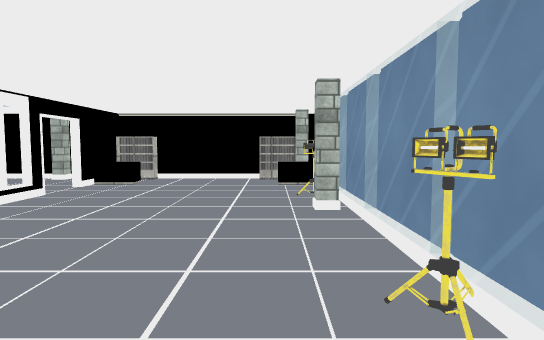
view 1 (above)

20 first-person views from a walk through a scene from a Unity 3-D project. The camera is 1.5 m above the floor, tilts 4° down and sees 75° across. The floor is counted in squares, 1 m on a side. Each view is taken from the middle of a square. On the plan, view 1 faces up. The plan holds only what a view shows up to about 16 squares ahead; the rest is blank. Some surface patterns are stand-ins.

view 2
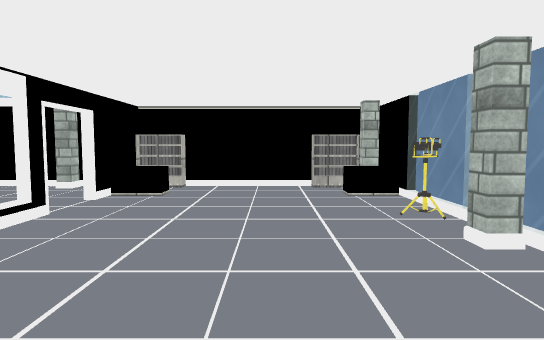

view 3
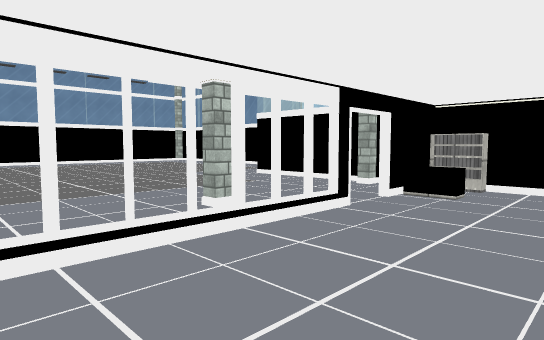

view 4
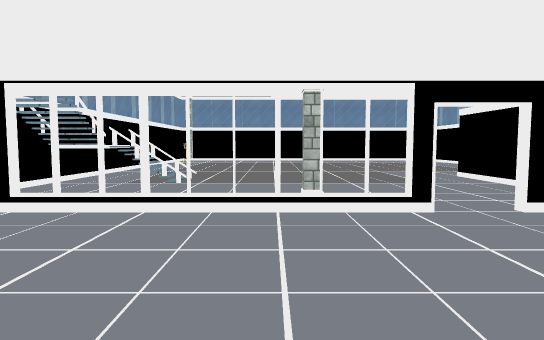

view 5
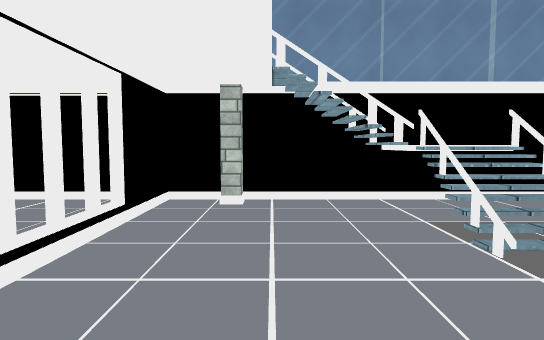

view 6
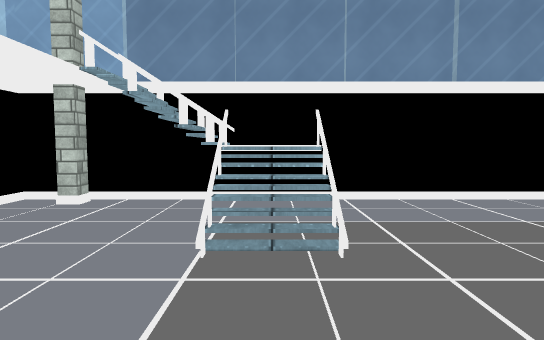

view 7
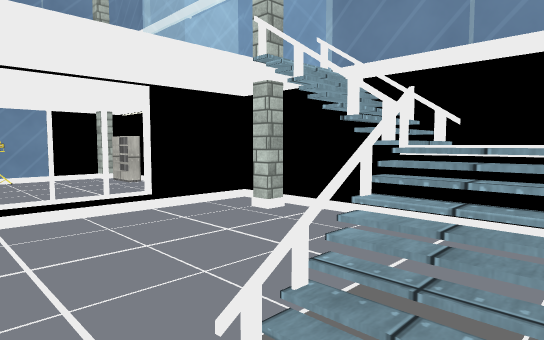

view 8
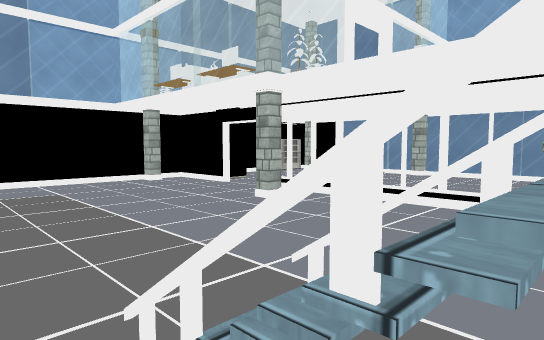

view 9
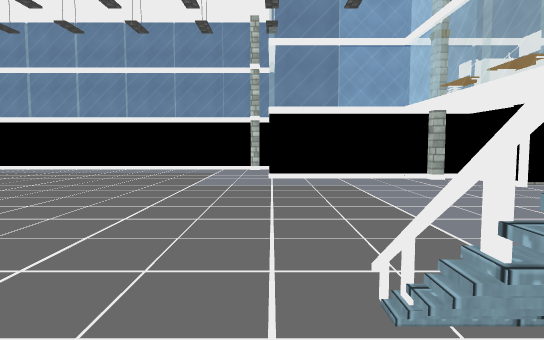

view 10
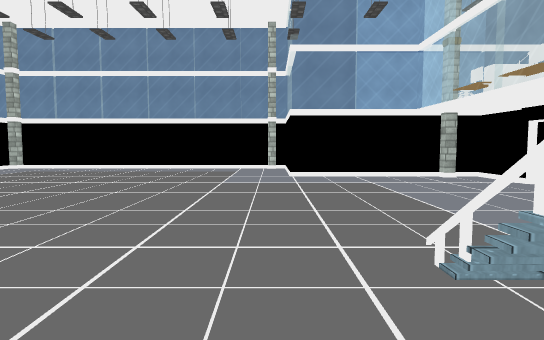

view 11
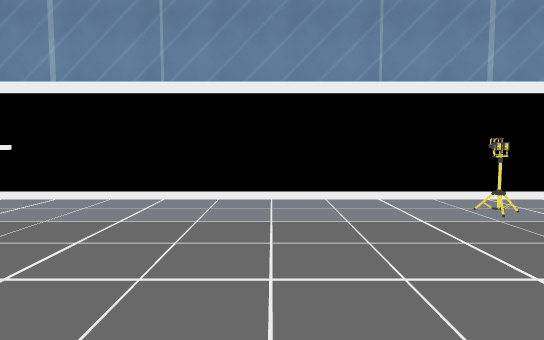

view 12
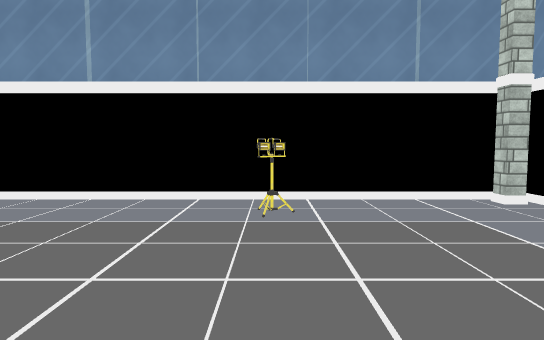

view 13
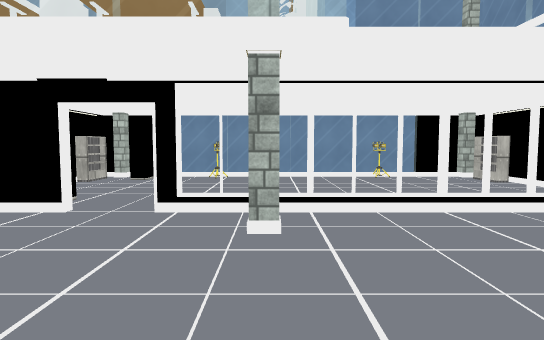

view 14
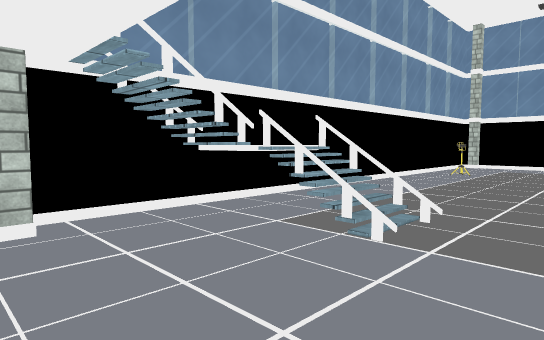

view 15
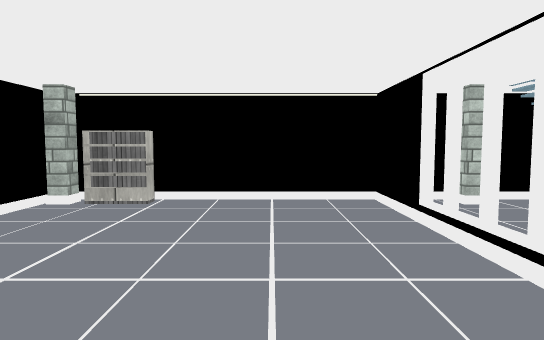

view 16
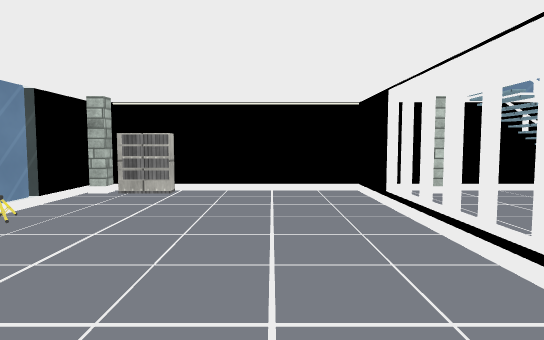

view 17
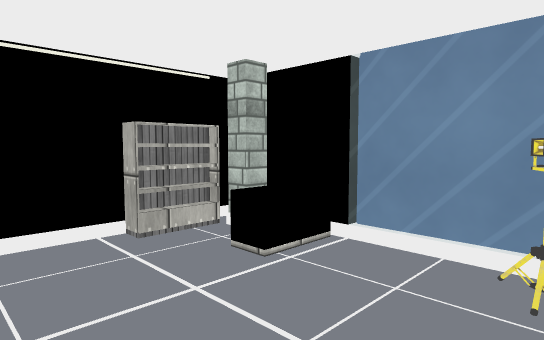

view 18
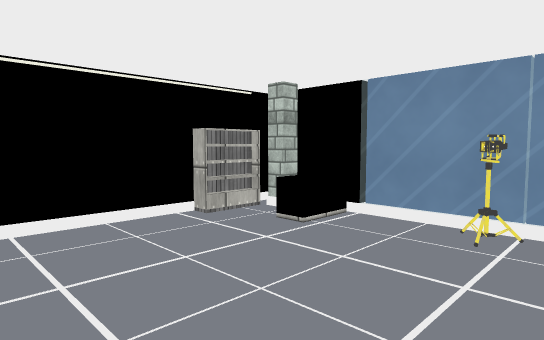

view 19
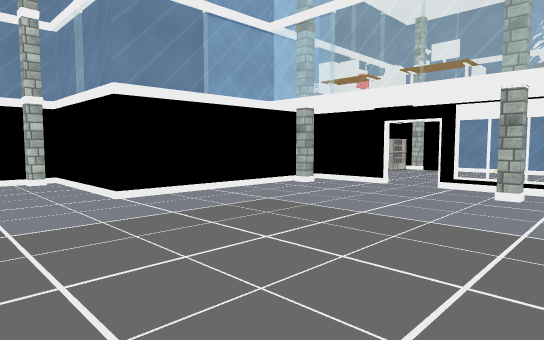

view 20
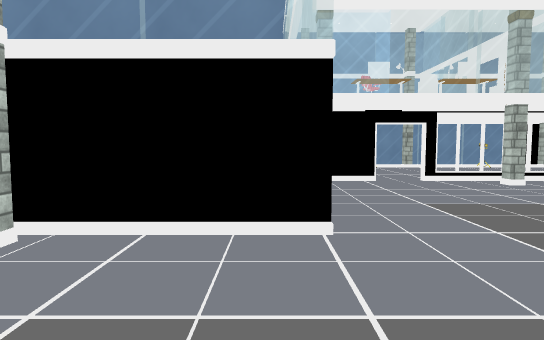

### Floor plan
Key: @ floor where view 1 was taken; # wall or solid block; x gap in a wall; . main floor; : floor 0.5 m higher than the main floor; + floor 1.5 m higher than the main floor; / step, stairs or slope; = window, fence, low wall or low ledge; v drop or lower ground; S shelf; P pillar; O other object.
Columns run from 34 left of view 1 to 2 right of it. Each row starts with its distance up from view 1.
 22                 ###
 21                  P#
 20                   #
 19                   #
 18                   #
 17             .     #
 16                   ####OO####S#####S##
 15                          P #       P#
 14                            #OO    OO#
 13                            #        =
 12                                     =
 11                                    .=
 10                            x  ..   #=
  9                            : .      =
  8        .    .      ..   .  :  .    P=
  7                            :       .=
  6               .           .:        =
  5                    .       :        =
  4                            :        =
  3                    =/=     :    .   =
  2                    v//     :        =
  1                   .v/=     x        #
  0                   .  +=    #      @ #
 -1 #P               .   +   P #     SSP#
 -2 #####################################

Positions as (right, up) in squares from view 1, and headings:
1: (0, 0), facing up
2: (-2, 3), facing up
3: (-2, 3), facing up-left
4: (1, 7), facing left
5: (-10, 8), facing down
6: (-14, 8), facing down
7: (-15, 5), facing down-right
8: (-16, 1), facing up-right
9: (-16, 0), facing up
10: (-17, -1), facing up
11: (-22, 8), facing down
12: (-27, 8), facing down
13: (-15, 8), facing right
14: (-8, 6), facing down-left
15: (-4, 8), facing down
16: (-4, 10), facing down
17: (-3, 10), facing up-right
18: (-5, 9), facing up-right
19: (-20, 6), facing up-right
20: (-22, 17), facing right
